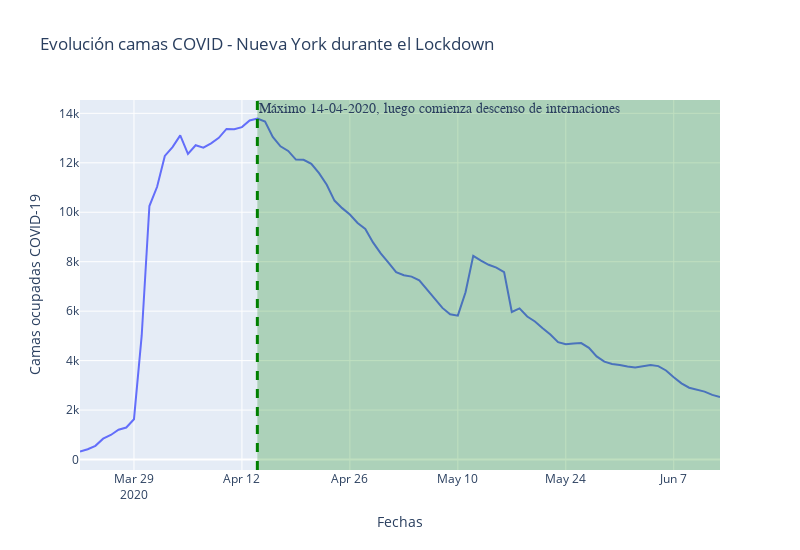

The cell this chart's notebook holds for it:
### Code cell
fig = px.line(df_NY,x = df_NY['date'],y=df_NY['inpatient_bed_covid_utilization_numerator'], 
                title='Evolución camas COVID - Nueva York durante el Lockdown', width=800, height=550,
                labels= {'date':'Fechas',
                        'inpatient_bed_covid_utilization_numerator':'Camas ocupadas COVID-19'})
#Creo lineas verticales
fig.add_vline(x='2020-04-14', line_width=3, line_dash="dash", line_color="green")             
fig.add_vrect(x0="2020-04-14", x1="2020-06-13", 
              annotation_text="Máximo 14-04-2020, luego comienza descenso de internaciones", annotation_position="top left",
              annotation=dict(font_size=14, font_family="Times New Roman"),
              fillcolor="green", opacity=0.25, line_width=0)        
fig.show()

### Figure 1 — Plotly figure (JSON) as saved in the notebook; plotly's stock layout.template omitted (floating-point values rounded to 4 significant figures)
{"data": [{"hovertemplate": "Fechas=%{x}<br>Camas ocupadas COVID-19=%{y}<extra></extra>", "legendgroup": "", "line": {"color": "#636efa", "dash": "solid"}, "marker": {"symbol": "circle"}, "mode": "lines", "name": "", "orientation": "v", "showlegend": false, "type": "scatter", "x": ["2020-03-22T00:00:00", "2020-03-23T00:00:00", "2020-03-24T00:00:00", "2020-03-25T00:00:00", "2020-03-26T00:00:00", "2020-03-27T00:00:00", "2020-03-28T00:00:00", "2020-03-29T00:00:00", "2020-03-30T00:00:00", "2020-03-31T00:00:00", "2020-04-01T00:00:00", "2020-04-02T00:00:00", "2020-04-03T00:00:00", "2020-04-04T00:00:00", "2020-04-05T00:00:00", "2020-04-06T00:00:00", "2020-04-07T00:00:00", "2020-04-08T00:00:00", "2020-04-09T00:00:00", "2020-04-10T00:00:00", "2020-04-11T00:00:00", "2020-04-12T00:00:00", "2020-04-13T00:00:00", "2020-04-14T00:00:00", "2020-04-15T00:00:00", "2020-04-16T00:00:00", "2020-04-17T00:00:00", "2020-04-18T00:00:00", "2020-04-19T00:00:00", "2020-04-20T00:00:00", "2020-04-21T00:00:00", "2020-04-22T00:00:00", "2020-04-23T00:00:00", "2020-04-24T00:00:00", "2020-04-25T00:00:00", "2020-04-26T00:00:00", "2020-04-27T00:00:00", "2020-04-28T00:00:00", "2020-04-29T00:00:00", "2020-04-30T00:00:00", "2020-05-01T00:00:00", "2020-05-02T00:00:00", "2020-05-03T00:00:00", "2020-05-04T00:00:00", "2020-05-05T00:00:00", "2020-05-06T00:00:00", "2020-05-07T00:00:00", "2020-05-08T00:00:00", "2020-05-09T00:00:00", "2020-05-10T00:00:00", "2020-05-11T00:00:00", "2020-05-12T00:00:00", "2020-05-13T00:00:00", "2020-05-14T00:00:00", "2020-05-15T00:00:00", "2020-05-16T00:00:00", "2020-05-17T00:00:00", "2020-05-18T00:00:00", "2020-05-19T00:00:00", "2020-05-20T00:00:00", "2020-05-21T00:00:00", "2020-05-22T00:00:00", "2020-05-23T00:00:00", "2020-05-24T00:00:00", "2020-05-25T00:00:00", "2020-05-26T00:00:00", "2020-05-27T00:00:00", "2020-05-28T00:00:00", "2020-05-29T00:00:00", "2020-05-30T00:00:00", "2020-05-31T00:00:00", "2020-06-01T00:00:00", "2020-06-02T00:00:00", "2020-06-03T00:00:00", "2020-06-04T00:00:00", "2020-06-05T00:00:00", "2020-06-06T00:00:00", "2020-06-07T00:00:00", "2020-06-08T00:00:00", "2020-06-09T00:00:00", "2020-06-10T00:00:00", "2020-06-11T00:00:00", "2020-06-12T00:00:00", "2020-06-13T00:00:00"], "xaxis": "x", "y": [324, 417, 554, 843, 992, 1205, 1294, 1630, 5007, 10251, 11029, 12278, 12637, 13107, 12363, 12711, 12611, 12787, 13009, 13369, 13361, 13443, 13709, 13791, 13670, 13045, 12667, 12479, 12130, 12123, 11960, 11580, 11109, 10472, 10166, 9910, 9564, 9321, 8781, 8337, 7964, 7574, 7454, 7397, 7245, 6873, 6469, 6131, 5876, 5817, 6763, 8237, 8040, 7874, 7758, 7580, 5966, 6110, 5781, 5580, 5308, 5056, 4746, 4659, 4690, 4708, 4516, 4168, 3958, 3861, 3825, 3758, 3726, 3780, 3822, 3778, 3601, 3326, 3082, 2903, 2810, 2747, 2613, 2530], "yaxis": "y"}], "layout": {"annotations": [{"font": {"family": "Times New Roman", "size": 14}, "showarrow": false, "text": "Máximo 14-04-2020, luego comienza descenso de internaciones", "x": "2020-04-14", "xanchor": "left", "xref": "x", "y": 1, "yanchor": "top", "yref": "y domain"}], "height": 550, "legend": {"tracegroupgap": 0}, "shapes": [{"line": {"color": "green", "dash": "dash", "width": 3}, "type": "line", "x0": "2020-04-14", "x1": "2020-04-14", "xref": "x", "y0": 0, "y1": 1, "yref": "y domain"}, {"fillcolor": "green", "line": {"width": 0}, "opacity": 0.25, "type": "rect", "x0": "2020-04-14", "x1": "2020-06-13", "xref": "x", "y0": 0, "y1": 1, "yref": "y domain"}], "title": {"text": "Evolución camas COVID - Nueva York durante el Lockdown"}, "width": 800, "xaxis": {"anchor": "y", "domain": [0, 1], "title": {"text": "Fechas"}}, "yaxis": {"anchor": "x", "domain": [0, 1], "title": {"text": "Camas ocupadas COVID-19"}}}}
